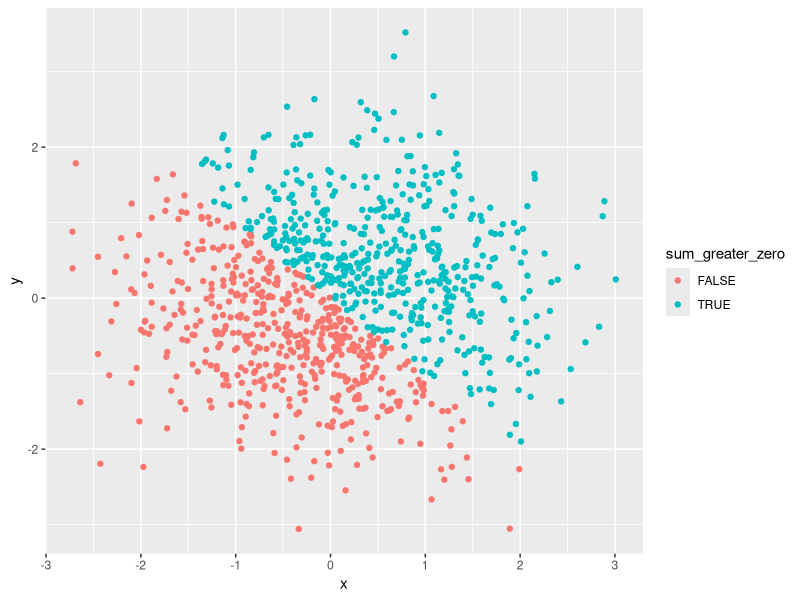
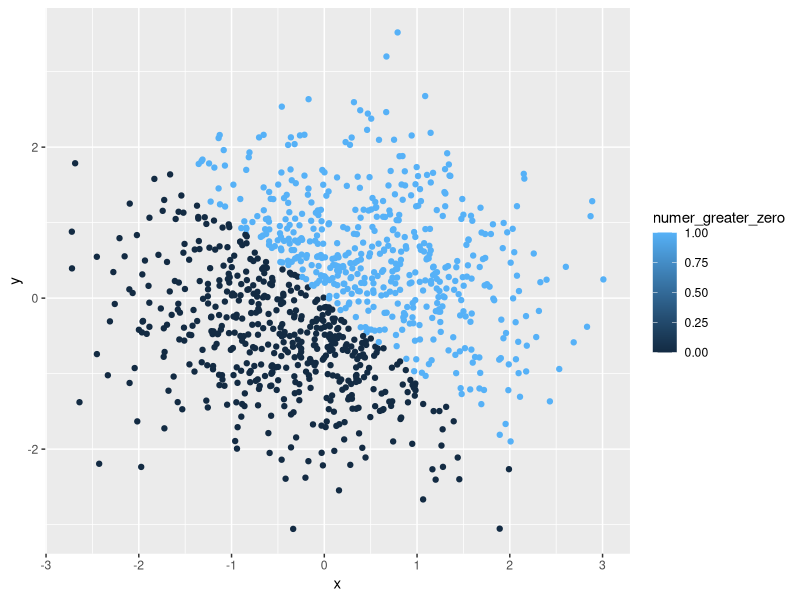
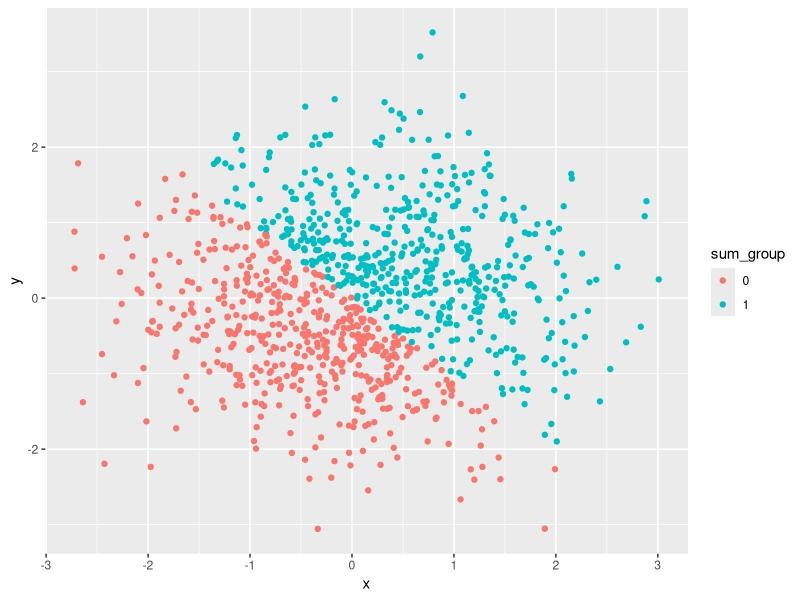

These figures' R source, in order:
## ---- chunk 1
set.seed(1)
samp_uni <- runif(10, min = 0, max = 5)
samp_compare <- samp_uni > 2
samp_name <- c("ab","zb","c7y","zd","ab","f","g","h","i","k")
samp_factor <- factor(c(1,2,3,1,2,3,2,1,3,2))
all_data <- data.frame(samp_uni, samp_compare, samp_name, samp_factor)
all_data
## ---- chunk 2
as.numeric(samp_compare)
as.numeric(samp_name)
as.numeric(samp_factor)
## ---- chunk 3
# 1. character to factor
as.factor(samp_name)

# 2.character to numeric
as.numeric(samp_name)

# character to factor then to numeric
as.numeric(as.factor(samp_name))
## ---- chunk 4
# 1. factor to character
as.character(samp_factor)
# 2. factor to numerical
as.numeric(samp_factor)
# 3. factor to character then to numerical 
as.numeric(as.character(samp_factor))
## ---- chunk 5
set.seed(2)
x <- rnorm(1000)
set.seed(3)
y <-rnorm(1000)
sum_greater_zero <- x + y > 0
numer_greater_zero <- as.numeric(sum_greater_zero)
sum_group <- as.factor(numer_greater_zero)
all_data2 <- data.frame(x, y, sum_greater_zero, numer_greater_zero, sum_group)
## ---- chunk 6
library(ggplot2)
ggplot(all_data2, aes(x = x, y = y)) + geom_point(aes(colour = sum_greater_zero))
## ---- chunk 7
library(ggplot2)
ggplot(all_data2, aes(x = x, y = y)) + geom_point(aes(colour = numer_greater_zero))
## ---- chunk 8
library(ggplot2)
ggplot(all_data2, aes(x = x, y = y)) + geom_point(aes(colour = sum_group))
